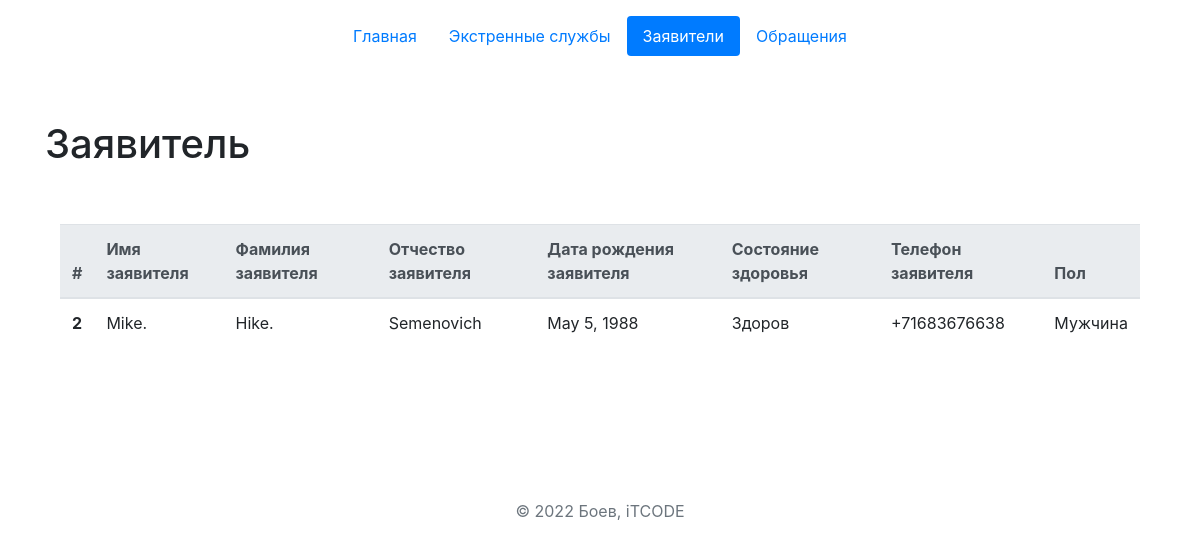
Page /model_2/2/ on the committed database.
### emergency_request/models.py (models this page shows, shortened)
class Applicant(models.Model):
    first_name = models.CharField('Имя заявителя', max_length=255)
    last_name = models.CharField('Фамилия заявителя', max_length=255)
    patronymic = models.CharField('Отчество заявителя', max_length=255)
    birthdate = models.DateField('Дата рождения заявителя')
    health_status = models.TextField(
        'Состояние здоровья',
        max_length=255,
        default='Практически здоров',
        help_text='Аллергоанамез, хроническе, заболевания и т.п.',
        blank=True,
    )
    phone_number = models.CharField('Телефон заявителя', max_length=255, blank=True)
    gender = models.CharField(
        'Пол',
        max_length=255,
        choices=consts.GENDER_CHOICES,
        default=consts.MALE,
    )
    class Meta:
        verbose_name = 'Заявитель'
        verbose_name_plural = 'Заявители'
        ordering = ('first_name', 'last_name', 'patronymic')

### emergency_request/views.py (the view)
# urls.py: path('model_2/<int:applicant_id>/', views.model_2, name='model_2'),
def model_2(request, applicant_id):
    applicant = Applicant.objects.get(id=applicant_id)
    context = {
        'applicant': applicant,
        'navbar': 'models_2'}
    return render(request, 'emergency_request/model_2.html', context)

### emergency_request/templates/emergency_request/model_2.html (shortened to what this page needs)
{% extends 'base.html' %}
{% load emergency_extras %}
{% block nav %}
    {% include 'includes/nav_models.html' %}
{% endblock %}
{% block content %}
<div class="container py-5">
    <h1>
        Заявитель
    </h1>
    <div class="container py-5 align-items-center">
        {% if applicant %}
        <table class="table">
            <thead class="thead-light col-md-5">
            <tr>
                <th scope="col">#</th>
                <th scope="col">Имя заявителя</th>
                <th scope="col">Фамилия заявителя</th>
                <th scope="col">Отчество заявителя</th>
                <th scope="col">Дата рождения заявителя</th>
                <th scope="col">Состояние здоровья</th>
                <th scope="col">Телефон заявителя</th>
                <th scope="col">Пол</th>
            </tr>
            </thead>
            <tbody>
            <tr>
                <th scope="row">{{ applicant.id }}</th>
                <td>{{ applicant.first_name }}</td>
                <td>{{ applicant.last_name }}</td>
                <td>{{ applicant.patronymic }}</td>
                <td>{{ applicant.birthdate }}</td>
                <td>{{ applicant.health_status }}</td>
                <td>{{ applicant.phone_number }}</td>
                <td>{{ applicant.gender }}</td>
            </tr>
            </tbody>
        </table>
        {% else %}
            <p>Not available.</p>
        {% endif %}
    </div>
</div>
{% endblock content %}

### rows in the picture
Applicant: id "2", first_name "Mike.", last_name "Hike.", patronymic "Semenovich", birthdate "May 5, 1988", health_status "Здоров", phone_number "+71683676638", gender "Мужчина"
